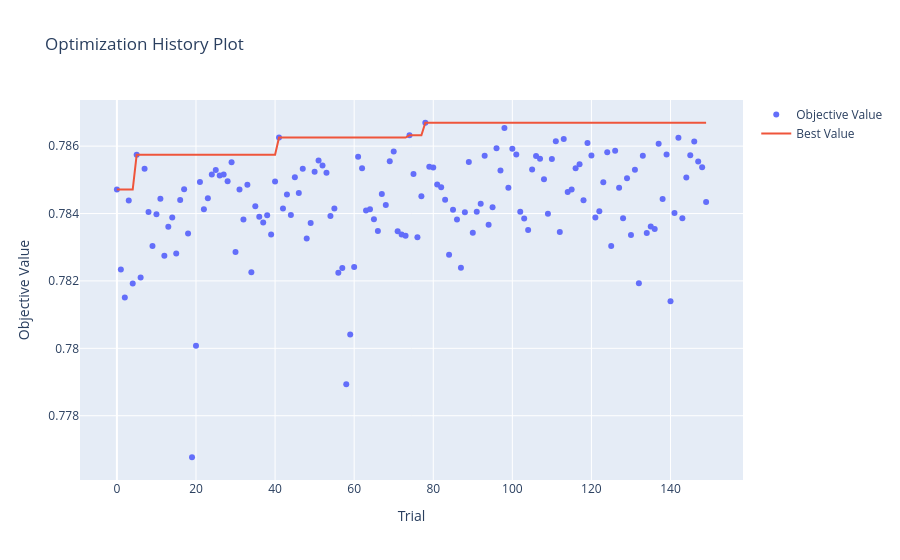

Here is the notebook cell this chart was saved with:
### Markdown cell above
![](newplot.png)

### Code cell
optuna.visualization.plot_param_importances(study_cb)
optuna.visualization.plot_optimization_history(study_cb)

### Figure 1 — Plotly figure (JSON) as saved in the notebook; plotly's stock layout.template omitted (floating-point values rounded to 4 significant figures; data arrays with more than 128 entries replaced by an {"elided": "..."} marker saying what was removed)
{"data": [{"mode": "markers", "name": "Objective Value", "type": "scatter", "x": {"elided": "150 int values"}, "y": {"elided": "150 float values"}}, {"mode": "lines", "name": "Best Value", "type": "scatter", "x": {"elided": "150 int values"}, "y": {"elided": "150 float values"}}, {"marker": {"color": "#cccccc"}, "mode": "markers", "name": "Infeasible Trial", "showlegend": false, "type": "scatter", "x": [], "y": []}], "layout": {"autosize": true, "title": {"text": "Optimization History Plot"}, "xaxis": {"autorange": true, "range": [-9.093, 158.1], "title": {"text": "Trial"}, "type": "linear"}, "yaxis": {"autorange": true, "range": [0.7759, 0.7875], "title": {"text": "Objective Value"}, "type": "linear"}}}
